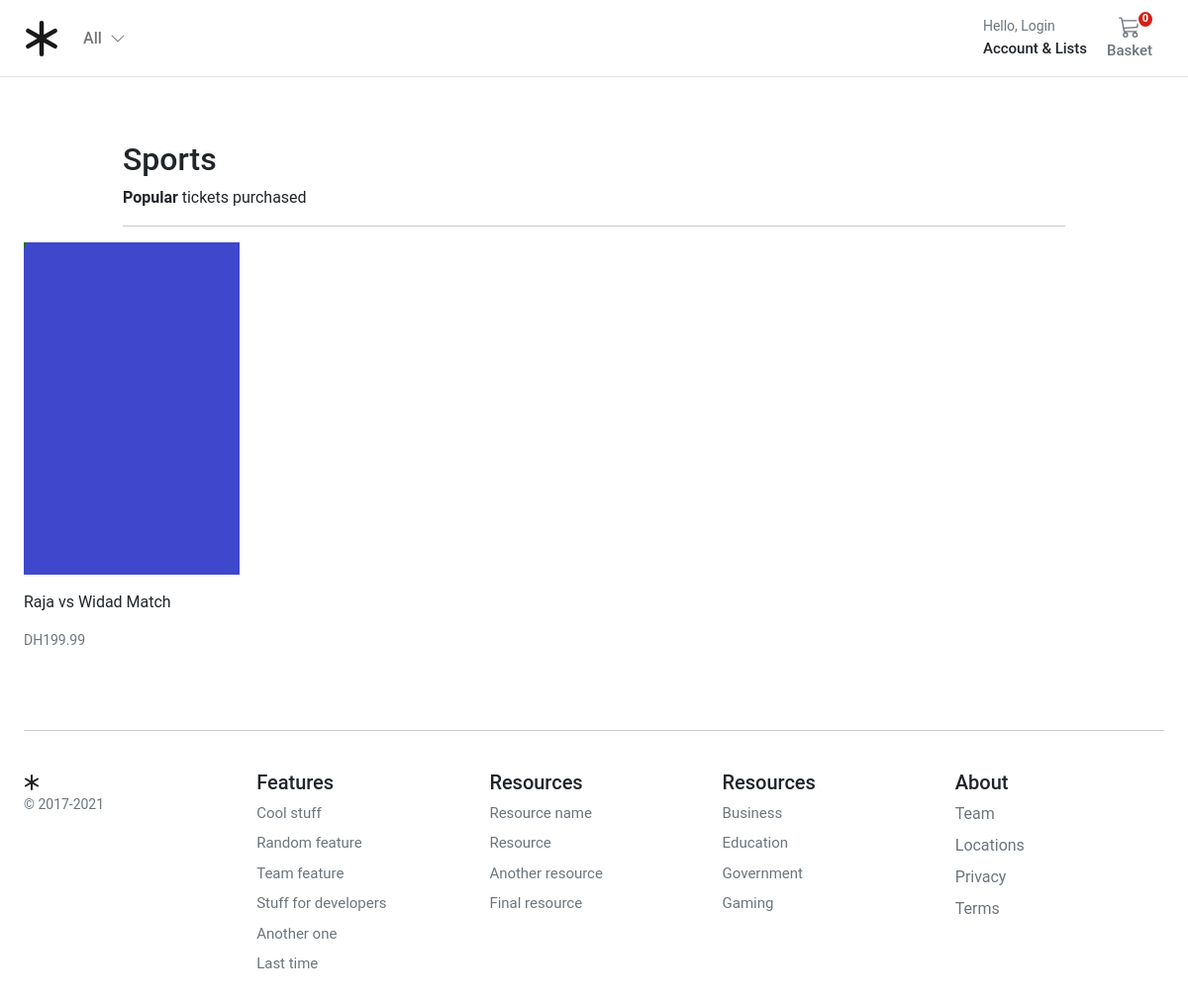
Screenshot of /shop/Sports/ with the database file from the repository.
### store/models.py (models this page shows, shortened)
class Category(MPTTModel):
    name = models.CharField(
        verbose_name=_("Category Name"),
        help_text=_("Required and unique"),
        max_length=255,
        unique=True,
    )
    slug = models.SlugField(verbose_name=_("Category safe URL"), max_length=255, unique=True)
    parent = TreeForeignKey("self", on_delete=models.CASCADE, null=True, blank=True, related_name="children")
    is_active = models.BooleanField(default=True)
    class MPTTMeta:
        order_insertion_by = ["name"]
    class Meta:
        verbose_name = _("Category")
        verbose_name_plural = _("Categories")
    def get_absolute_url(self):
        return reverse("store:category_list", args=[self.slug])

class TicketImage(models.Model):
    ticket = models.ForeignKey(Ticket, on_delete=models.CASCADE, related_name="ticket_image")
    image = models.ImageField(
        verbose_name=_("image"),
        help_text=_("Upload a ticket image"),
        upload_to="images/",
        default="images/default.png",
    )
    alt_text = models.CharField(
        verbose_name=_("Alturnative text"),
        help_text=_("Please add alturnative text"),
        max_length=255,
        null=True,
        blank=True,
    )
    is_feature = models.BooleanField(default=False)
    created_at = models.DateTimeField(auto_now_add=True, editable=False)
    updated_at = models.DateTimeField(auto_now=True)
    class Meta:
        verbose_name = _("Ticket Image")
        verbose_name_plural = _("Ticket Images")

class Ticket(models.Model):
    ticket_type = models.ForeignKey(TicketType, on_delete=models.RESTRICT)
    category = models.ForeignKey(Category, on_delete=models.RESTRICT)
    title = models.CharField(
        verbose_name=_("title"),
        help_text=_("Required"),
        max_length=255,
    )
    description = models.TextField(verbose_name=_("description"), help_text=_("Not Required"), blank=True)
    slug = models.SlugField(max_length=255)
    regular_price = models.DecimalField(
        verbose_name=_("Regular price"),
        help_text=_("Maximum 9999.99"),
        error_messages={
            "name": {
                "max_length": _("The price must be between 0 and 9999.99."),
            },
        },
        max_digits=6,
        decimal_places=2,
    )
    discount_price = models.DecimalField(
        verbose_name=_("Discount price"),
        help_text=_("Maximum 9999.99"),
        error_messages={
            "name": {
                "max_length": _("The price must be between 0 and 9999.99."),
            },
        },
        max_digits=6,
        decimal_places=2,
    )
    is_active = models.BooleanField(
        verbose_name=_("Ticket visibility"),
        help_text=_("Change ticket visibility"),
        default=True,
    )
    created_at = models.DateTimeField(_("Created at"), auto_now_add=True, editable=False)
    updated_at = models.DateTimeField(_("Updated at"), auto_now=True)
    users_wishlist = models.ManyToManyField(settings.AUTH_USER_MODEL, related_name="user_wishlist", blank=True)
    class Meta:
        ordering = ("-created_at",)
        verbose_name = _("Ticket")
        verbose_name_plural = _("Tickets")
    def get_absolute_url(self):
        return reverse("store:ticket_detail", args=[self.slug])

### store/views.py (the view)
# urls.py: path('shop/<slug:category_slug>/', views.category_list, name='category_list'),
def category_list(request, category_slug=None):
    category = get_object_or_404(Category, slug=category_slug)
    tickets = Ticket.objects.filter(
        category__in=Category.objects.get(name=category_slug).get_descendants(include_self=True)
    )
    return render(request, "store/category.html", {"category": category, "tickets": tickets})

### basket/basket.py (called while the page is built)
    def __len__(self):
        return sum(item["qty"] for item in self.basket.values())

### basket/context_processors.py (called while the page is built)
def basket(request):
    return {'basket': Basket(request)}

### store/context_processors.py (called while the page is built)
def categories(request):
    return {"categories": Category.objects.filter(level=0)}

### templates/store/category.html (shortened to what this page needs)
{% extends "../base.html" %}
{% block content %}
<div class="container" style="max-width: 1000px">
  <div class="col-12">
    <h1 class="h2">{{ category.name|title }}</h1>
  </div>
  <div class="col-12 d-flex justify-content-between">
    <div><b>Popular</b> tickets purchased</div>
  </div>
  <hr />
</div>
<div class="container">
  <div class="row">
    <div class="album">
      {% if not tickets %}
      <div class="col-12">There are currently no tickets active <a href="{% url 'store:store_home' %}">Home</a></div>
      {% else %}
      <div class="row row-cols-1 row-cols-sm-2 row-cols-md-5 g-3">
        {% for ticket in tickets %}
        <div class="col">
          <div class="card border-0">
            {% for image in ticket.ticket_image.all %}
            {% if image.is_feature%}
            <img class="img-fluid" alt="Responsive image" src="{{ image.image.url }}" alt="{{ image.image.alt_text }}">
            {% endif %}
            {% endfor %}
            <div class="card-body px-0">
              <p class="card-text">
                <a class="text-dark text-decoration-none" href="{{ ticket.get_absolute_url }}">{{ ticket.title }}</a>
              </p>
              <div class="d-flex justify-content-between align-items-center">
                <small class="text-muted">DH{{ticket.regular_price}}</small>
              </div>
            </div>
          </div>
        </div>
        {% endfor %}
      </div>
      {% endif %}
    </div>
  </div>
</div>
{% endblock %}

### static/core/css/base.css (style rules this page uses)
@media (min-width: 1000px) { .container { max-width: 1000px; } }
@media (max-width: 1200px) { .container { max-width: 100%; padding:0 24px; } }
html, body, p, div { letter-spacing: -0.02px; font-family: 'Roboto', sans-serif; }

### rows the page displays
Category: name "Sports"
Ticket: title "Raja vs Widad Match", regular_price "199.99"
TicketImage: image (placeholder picture)
